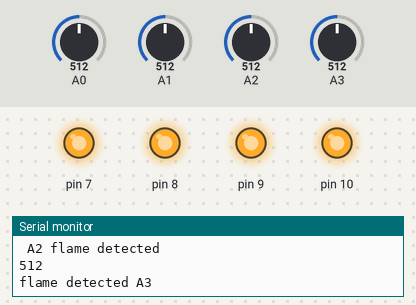
The sketch below on a simulated Arduino Uno, built with avr-gcc and run on an emulated ATmega328P. Shown: output pins drawn as LEDs (lit = HIGH), the last lines printed to the serial monitor. The test bench sets the inputs (shaded band); at power-on: A0 = 512, A1 = 512, A2 = 512, A3 = 512.

Above: at 1.2 s.
1.3 s: A0 set to 164
4.3 s: A0 set to 136
At 5.5 s:
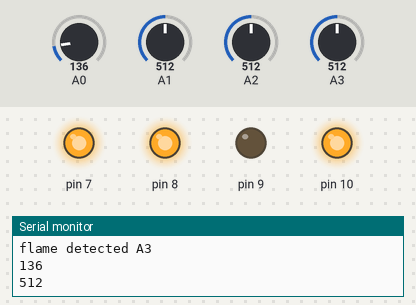
5.8 s: A1 set to 161
8.8 s: A1 set to 142
At 9.2 s:
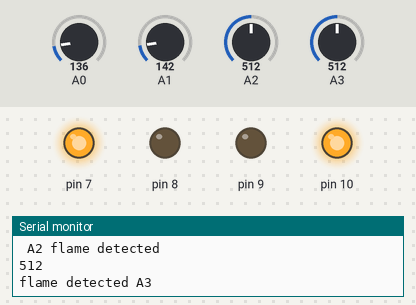
10.3 s: A2 set to 167
11.8 s: A2 set to 137
At 12.8 s:
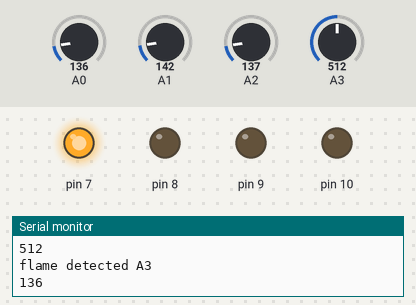
Timing chart, 0 to 14.3 s (numbered marks = the images above; inputs shaded):
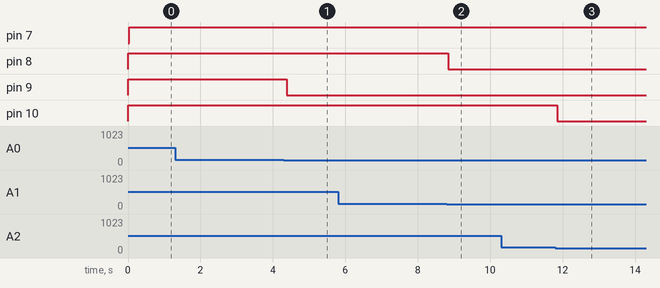

Measured:
- the behaviour switches between 151 and 150 on A0 (found by bisection; images 0 and 1)
- the behaviour switches between 151 and 150 on A1 (found by bisection; images 1 and 2)
- the behaviour switches between 151 and 150 on A2 (found by bisection; images 2 and 3)
- after the input at 4.3 s, pin 9: HIGH → LOW after 0.08 s
- after the input at 8.8 s, pin 8: HIGH → LOW at once
- after the input at 11.8 s, pin 10: HIGH → LOW after 0.06 s

The sketch:

Fire_Suppression.ino
```cpp
void setup() {
pinMode(A0, INPUT);
pinMode(A1, INPUT);
pinMode(A2, INPUT);
pinMode(A3, INPUT);
pinMode(7, OUTPUT);
pinMode(8, OUTPUT);
pinMode(9, OUTPUT);
pinMode(10, OUTPUT);
Serial.begin(9600);
}

void loop() {
  Serial.println(analogRead(A0));
  if(analogRead(A0) > 150) {
    Serial.println("flame detected A0");
    digitalWrite(9, HIGH);
   } else {
      digitalWrite(9, LOW);
   }

  Serial.println(analogRead(A1));
  if(analogRead(A1) > 150) {
    Serial.println("flame detected A1");
    digitalWrite(8, HIGH);
   } else {
      digitalWrite(8, LOW);
   }

     Serial.println(analogRead(A2));
  if(analogRead(A2) > 150) {
    Serial.println(" A2 flame detected");
    digitalWrite(10, HIGH);
   } else {
      digitalWrite(10, LOW);
   }

     Serial.println(analogRead(A3));
  if(analogRead(A3) > 150) {
    Serial.println("flame detected A3");
    digitalWrite(7, HIGH);
   } else {
      digitalWrite(7, LOW);
   }
}
```
